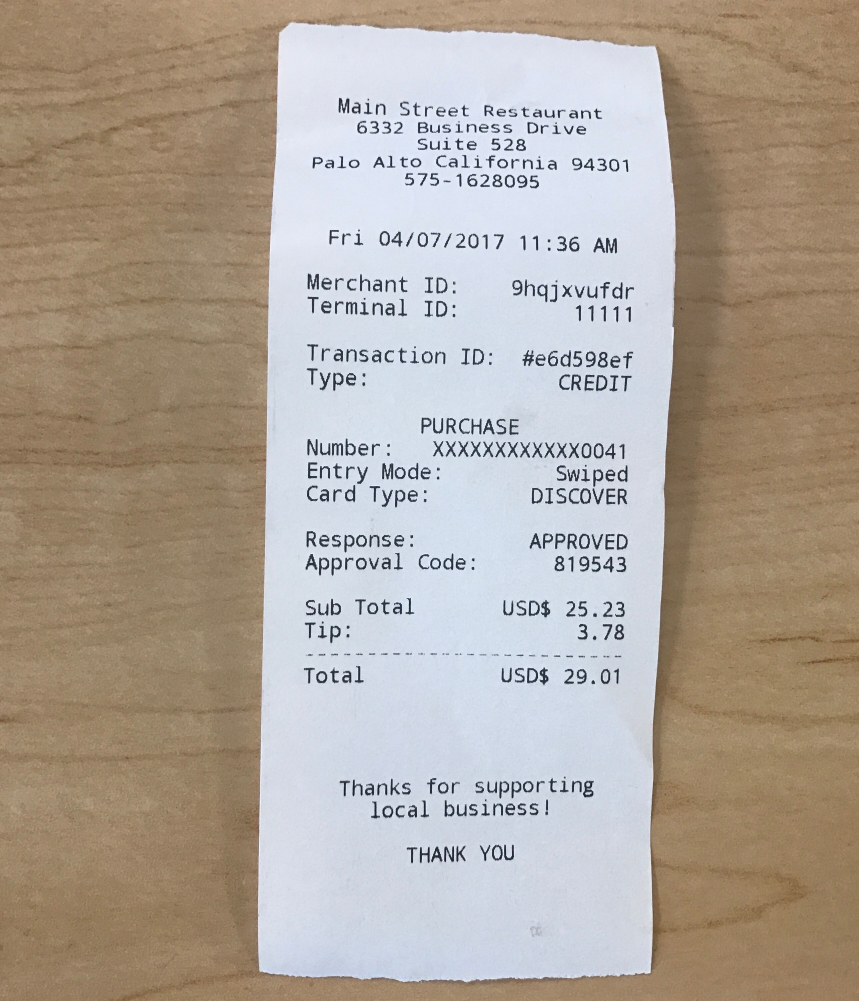
#> input picture bill6.jpg, 2577 x 3001 px (shown at 1/3 size)
$ python Scanner.py
#> lines starting #> are read from the running program, lines starting #| are printed output that depends on the picture; after the words box and inside, x2 and y2 are one past the last pixel; in counts of white or black regions, pixels touching at a corner belong together
# import the necessary packages
# from pyimagesearch.transform import four_point_transform
from skimage.filters import threshold_local
import numpy as np
import argparse
import cv2
import imutils


# [62 lines left out: functions order_points, four_point_transform, not called in this run]


image = cv2.imread("bill6.jpg")
#> image is the input picture: shape (3001, 2577, 3); mean B, G, R 154.3, 165.2, 175.3
image = cv2.convertScaleAbs(image, alpha=1.25, beta=-100)
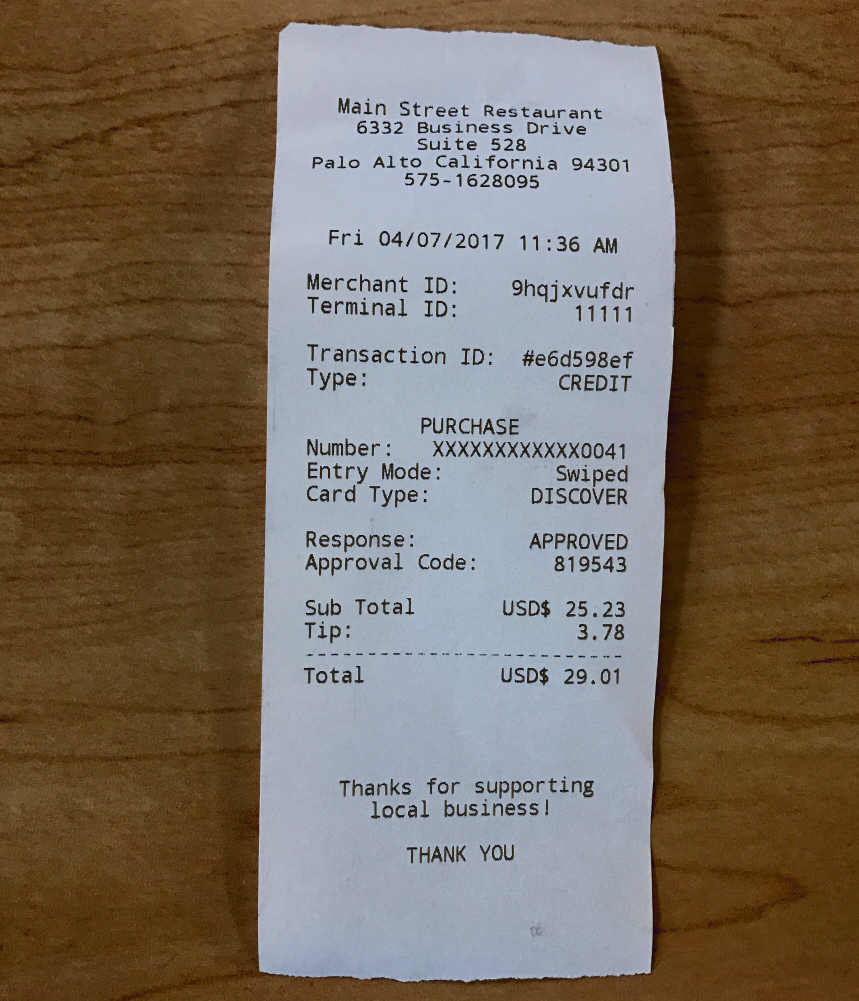
#> image: shape (3001, 2577, 3) (shown at 1/3 size); mean B, G, R 93.7, 107.5, 120.6
image = cv2.resize(image, (1000,1000))
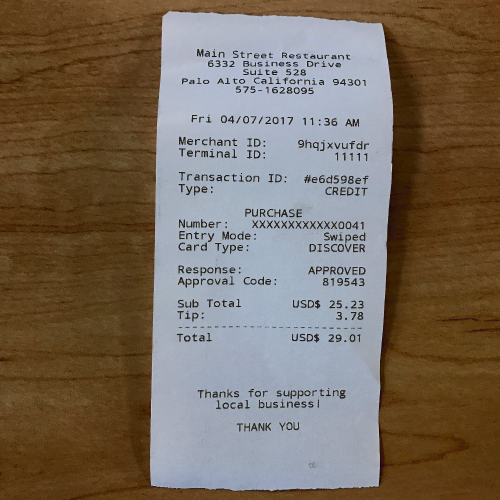
#> image: shape (1000, 1000, 3) (shown at 1/2 size); mean B, G, R 93.6, 107.4, 120.5
# image = cv2.imread(args["image"])
# ratio = image.shape[0] / 500.0
orig = image.copy()
image = imutils.resize(image, height=500)
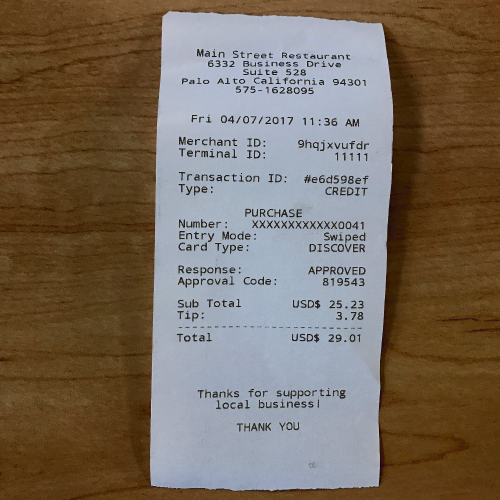
#> image: shape (500, 500, 3); mean B, G, R 93.7, 107.6, 120.6
# convert the image to grayscale, blur it, and find edges
# in the image
gray = cv2.cvtColor(image, cv2.COLOR_BGR2GRAY)
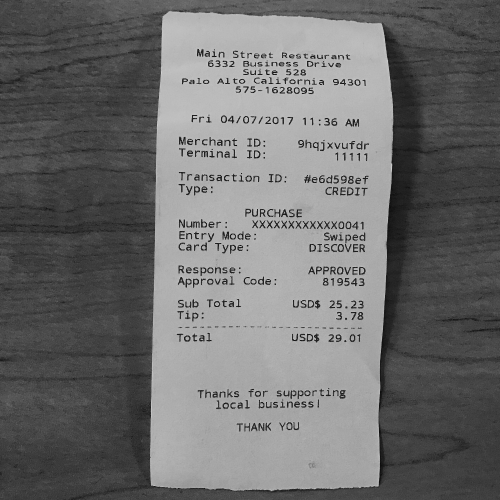
#> gray: shape (500, 500); min 12, max 209, mean 109.9
gray = cv2.GaussianBlur(gray, (5, 5), 0)
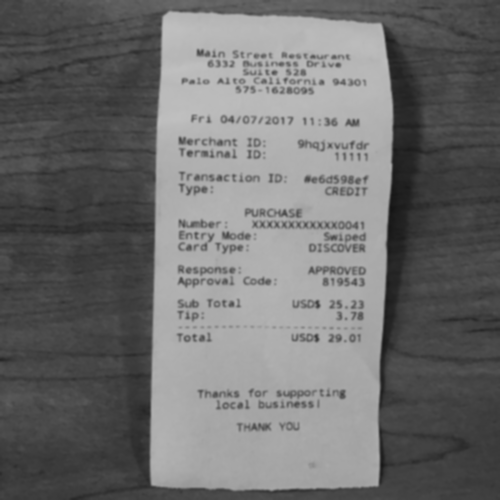
#> gray: shape (500, 500); min 20, max 192, mean 109.9
edged = cv2.Canny(gray, 75, 200)
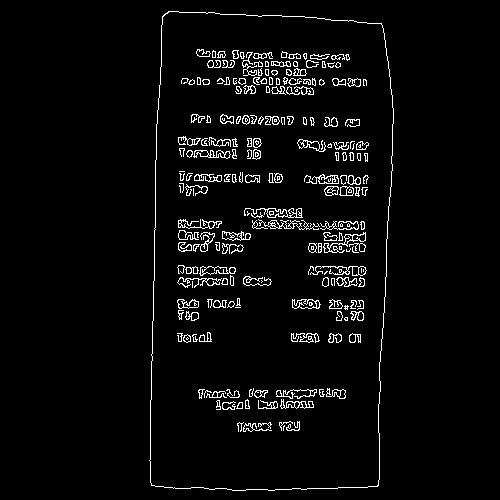
#> edged: shape (500, 500); 3.9% white in thin lines or dots, all inside (x1, y1, x2, y2) = (149, 11, 394, 491)
# show the original image and the edge detected image
print("STEP 1: Edge Detection")
cv2.imshow("Image", image)
cv2.imshow("Edged", edged)
cv2.waitKey(0)
cv2.destroyAllWindows()

# find the contours in the edged image, keeping only the
# largest ones, and initialize the screen contour
cnts = cv2.findContours(edged.copy(), cv2.RETR_LIST, cv2.CHAIN_APPROX_SIMPLE)
#> cnts = 455 contours, 245 with area under 20; largest, box (x1, y1, x2, y2) and area: (149, 11, 394, 491) 108826, (149, 11, 394, 491) 108818, (244, 208, 303, 218) 210, (292, 299, 321, 309) 200, (323, 232, 366, 253) 200
cnts = imutils.grab_contours(cnts)
cnts = sorted(cnts, key=cv2.contourArea, reverse=True)[:5]
#> cnts = 5 contours; box (x1, y1, x2, y2) and area: (149, 11, 394, 491) 108826, (149, 11, 394, 491) 108818, (244, 208, 303, 218) 210, (292, 299, 321, 309) 200, (323, 232, 366, 253) 200
# loop over the contours
for c in cnts:
    # approximate the contour
    peri = cv2.arcLength(c, True)
    approx = cv2.approxPolyDP(c, 0.02 * peri, True)
    # if our approximated contour has four points, then we
    # can assume that we have found our screen
    if len(approx) == 4:
        screenCnt = approx
        break
#> this loop made 1 pass
#> (peri, screenCnt) on pass 1: (1416.4, [[168, 11], [151, 485], [377, 486], [382, 25]])
# show the contour (outline) of the piece of paper
print("STEP 2: Find contours of paper")
# cv2.drawContours(image, [screenCnt], -1, (0, 255, 0), 2)
cv2.imshow("Outline", image)
cv2.waitKey(0)
cv2.destroyAllWindows()

# apply the four point transform to obtain a top-down
# view of the original image
#> (the run stopped early here; a loop or call above may not have finished)

$ run again, with bill4.jpg copied over bill6.jpg
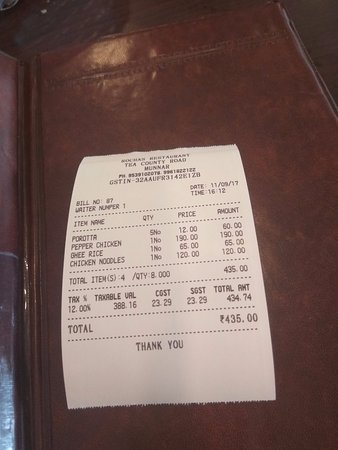
#> input picture bill4.jpg, 338 x 450 px
#> image is the input picture: shape (450, 338, 3); mean B, G, R 89.4, 94.7, 118.2
#> `gray = cv2.cvtColor(image, cv2.COLOR_BGR2GRAY)`:
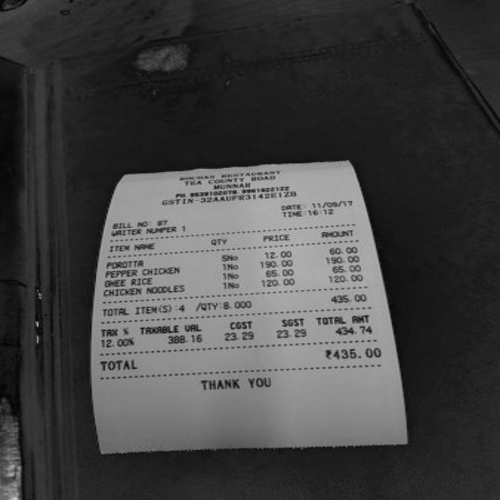
#> gray: shape (500, 500); min 3, max 203, mean 67.6
#> `edged = cv2.Canny(gray, 75, 200)`:
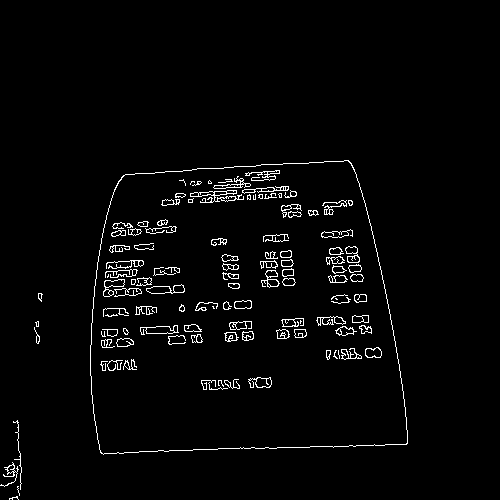
#> edged: shape (500, 500); 2.6% white in thin lines or dots, all inside (x1, y1, x2, y2) = (0, 160, 408, 500)
#> `cnts = cv2.findContours(edged.copy(), cv2.RETR_LIST, cv2.CHAIN_APPROX_..`: cnts = 251 contours, 95 with area under 20; largest, box (x1, y1, x2, y2) and area: (90, 160, 408, 455) 80985, (90, 160, 408, 455) 80966, (190, 190, 244, 203) 224, (146, 284, 185, 294) 218, (140, 325, 179, 335) 197
#> `cnts = sorted(cnts, key=cv2.contourArea, reverse=True)[:5]`: cnts = 5 contours; box (x1, y1, x2, y2) and area: (90, 160, 408, 455) 80985, (90, 160, 408, 455) 80966, (190, 190, 244, 203) 224, (146, 284, 185, 294) 218, (140, 325, 179, 335) 197
#> the loop `for c in cnts:` made 1 pass
#> (peri, screenCnt) on pass 1: (1153.3, [[348, 160], [121, 177], [101, 453], [407, 443]])
